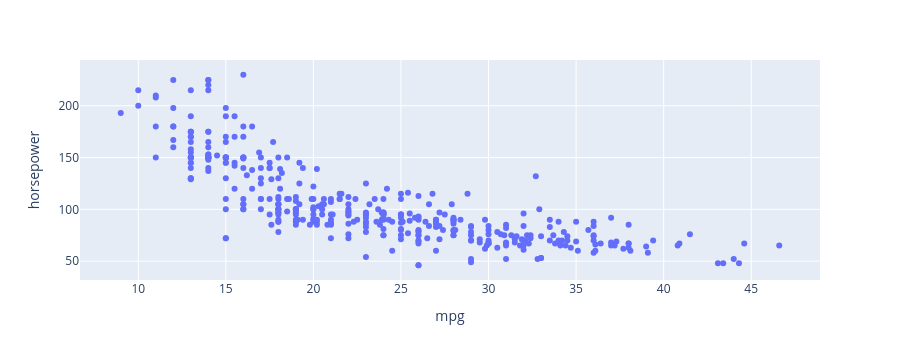

Notebook cell for this chart:
### Markdown cell above
## Data Visualization using Plotly November 1st 2025
1. Univariate: Analysing one datapoint/column
2. Bivariate: Two variables/columns
3. Multivariate: More two variables/columns

### Code cell
## Plotly was build on top of javascript and produces html charts
import plotly.express as px
# Scatter plot of horsepower and mpg
fig = px.scatter(data_frame= cars, x= "mpg", y= "horsepower")
fig.show()

### Figure 1 — Plotly figure (JSON) as saved in the notebook; plotly's stock layout.template omitted (floating-point values rounded to 4 significant figures; data arrays with more than 128 entries replaced by an {"elided": "..."} marker saying what was removed)
{"data": [{"hovertemplate": "mpg=%{x}<br>horsepower=%{y}<extra></extra>", "legendgroup": "", "marker": {"color": "#636efa", "symbol": "circle"}, "mode": "markers", "name": "", "orientation": "v", "showlegend": false, "type": "scatter", "x": {"elided": "398 float values"}, "xaxis": "x", "y": {"elided": "398 int values"}, "yaxis": "y"}], "layout": {"autosize": true, "height": 360, "legend": {"tracegroupgap": 0}, "margin": {"t": 60}, "xaxis": {"anchor": "y", "autorange": true, "domain": [0, 1], "range": [6.728, 48.87], "title": {"text": "mpg"}, "type": "linear"}, "yaxis": {"anchor": "x", "autorange": true, "domain": [0, 1], "range": [31.75, 244.2], "title": {"text": "horsepower"}, "type": "linear"}}}
